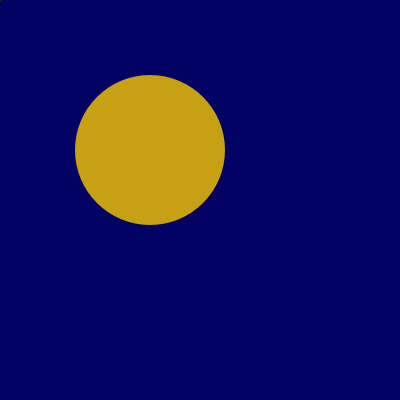
Frame 1 (no input)
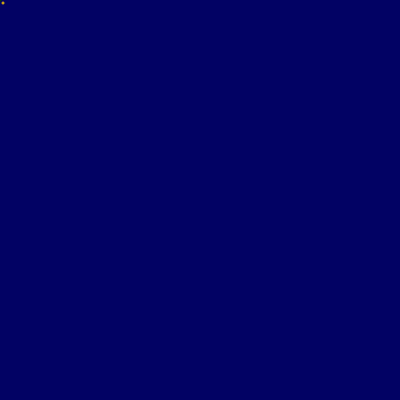
Frame 60 (the mouse pressed at the canvas centre just before this capture)
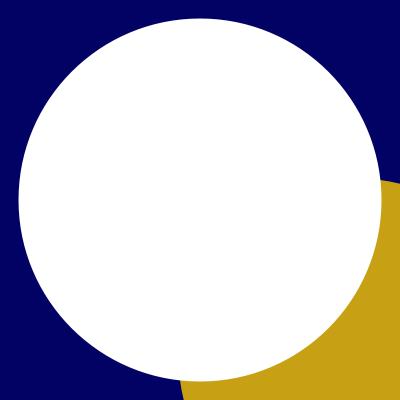
Frame 120 (the mouse held since frame 60 and released just before this capture)

The Processing sketch that drew these frames (run headless with seeded random() and noise(); from frame 60 on, the mouse is pressed at the canvas centre):

// Processing sketch: processing_42491
// ── processing_42491.pde

int value = 150;
 
void setup (){
  size (400,400);
  noStroke ();
  smooth ();
}
    
void draw() {
  background( 2, 2, 100);
  fill(200, 160, 19);
  ellipse(value, value, value, value);
  
  if(mousePressed) {
    value = value + 6;
  } else {
    value = 3;
  }
  
  fill(value, value + 60, value -100);
  ellipse(mouseX, mouseY, value, value);
}
 
